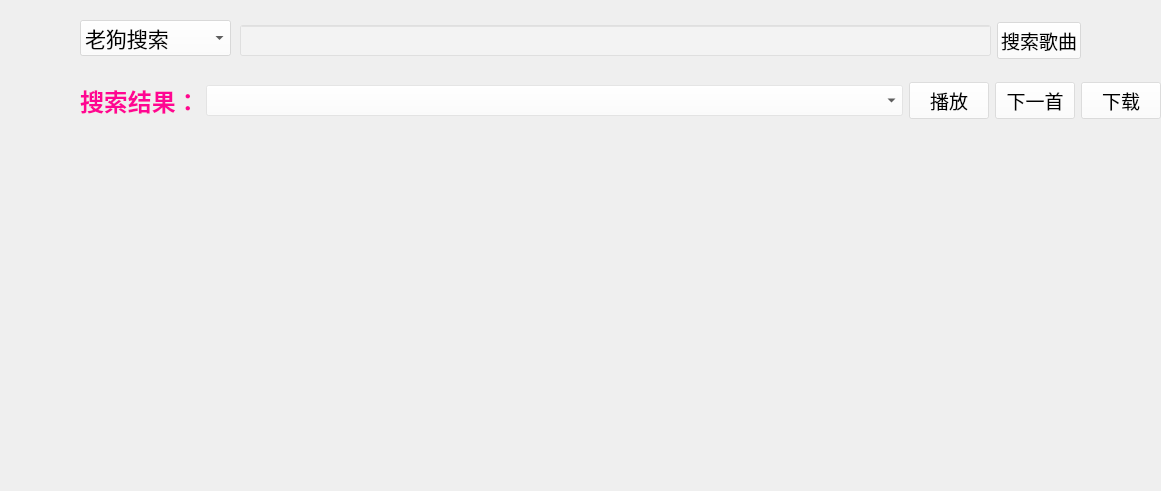
   <widget class="QWidget" name="Home" native="true">
    <property name="geometry">
     <rect>
      <x>50</x>
      <y>120</y>
      <width>1161</width>
      <height>491</height>
     </rect>
    </property>
    <widget class="QWidget" name="horizontalLayoutWidget_5">
     <property name="geometry">
      <rect>
       <x>240</x>
       <y>20</y>
       <width>841</width>
       <height>42</height>
      </rect>
     </property>
     <layout class="QHBoxLayout" name="horizontalLayout_5">
      <item>
       <widget class="QLineEdit" name="lineEdit">
        <property name="sizePolicy">
         <sizepolicy hsizetype="MinimumExpanding" vsizetype="Fixed">
          <horstretch>0</horstretch>
          <verstretch>0</verstretch>
         </sizepolicy>
        </property>
        <property name="font">
         <font>
          <family>Arial</family>
          <pointsize>14</pointsize>
         </font>
        </property>
        <property name="styleSheet">
         <string notr="true">background-color: rgba(255, 255, 255,70);</string>
        </property>
       </widget>
      </item>
      <item>
       <widget class="QPushButton" name="Sosuo">
        <property name="font">
         <font>
          <family>微软雅黑 Light</family>
          <pointsize>14</pointsize>
         </font>
        </property>
        <property name="styleSheet">
         <string notr="true">background-color: rgba(255, 255, 255, 120);</string>
        </property>
        <property name="text">
         <string>搜索歌曲</string>
        </property>
       </widget>
      </item>
     </layout>
    </widget>
    <widget class="QWidget" name="horizontalLayoutWidget_6">
     <property name="geometry">
      <rect>
       <x>80</x>
       <y>70</y>
       <width>1081</width>
       <height>61</height>
      </rect>
     </property>
     <layout class="QHBoxLayout" name="horizontalLayout_6">
      <item>
       <widget class="QLabel" name="label_7">
        <property name="font">
         <font>
          <family>微软雅黑</family>
          <pointsize>18</pointsize>
          <weight>75</weight>
          <bold>true</bold>
         </font>
        </property>
        <property name="styleSheet">
         <string notr="true">color: rgb(255, 5, 147);</string>
        </property>
        <property name="text">
         <string>搜索结果：</string>
        </property>
       </widget>
      </item>
      <item>
       <widget class="QComboBox" name="comboBox_3">
        <property name="sizePolicy">
         <sizepolicy hsizetype="MinimumExpanding" vsizetype="Fixed">
          <horstretch>0</horstretch>
          <verstretch>0</verstretch>
         </sizepolicy>
        </property>
        <property name="font">
         <font>
          <family>微软雅黑</family>
          <pointsize>12</pointsize>
          <weight>75</weight>
          <bold>true</bold>
         </font>
        </property>
        <property name="styleSheet">
         <string notr="true">background-color: rgba(255, 255, 255,70);
color: rgb(0, 0, 0);</string>
        </property>
       </widget>
      </item>
      <item>
       <widget class="QPushButton" name="play_h">
        <property name="sizePolicy">
         <sizepolicy hsizetype="Fixed" vsizetype="Fixed">
          <horstretch>0</horstretch>
          <verstretch>0</verstretch>
         </sizepolicy>
        </property>
        <property name="font">
         <font>
          <family>汉仪文黑-85W</family>
          <pointsize>14</pointsize>
         </font>
        </property>
        <property name="styleSheet">
         <string notr="true">background-color: rgba(255, 255, 255, 100);</string>
        </property>
        <property name="text">
         <string>播放</string>
        </property>
       </widget>
      </item>
      <item>
       <widget class="QPushButton" name="next_h">
        <property name="sizePolicy">
         <sizepolicy hsizetype="Fixed" vsizetype="Fixed">
          <horstretch>0</horstretch>
          <verstretch>0</verstretch>
         </sizepolicy>
        </property>
        <property name="font">
         <font>
          <family>汉仪文黑-85W</family>
          <pointsize>14</pointsize>
         </font>
        </property>
        <property name="styleSheet">
         <string notr="true">background-color: rgba(255, 255, 255, 100);</string>
        </property>
        <property name="text">
         <string>下一首</string>
        </property>
       </widget>
      </item>
      <item>
       <widget class="QPushButton" name="d_h">
        <property name="sizePolicy">
         <sizepolicy hsizetype="Fixed" vsizetype="Fixed">
          <horstretch>0</horstretch>
          <verstretch>0</verstretch>
         </sizepolicy>
        </property>
        <property name="font">
         <font>
          <family>汉仪文黑-85W</family>
          <pointsize>14</pointsize>
         </font>
        </property>
        <property name="styleSheet">
         <string notr="true">background-color: rgba(255, 255, 255, 100);</string>
        </property>
        <property name="text">
         <string>下载</string>
        </property>
       </widget>
      </item>
     </layout>
    </widget>
    <widget class="QComboBox" name="comboBox_4">
     <property name="geometry">
      <rect>
       <x>80</x>
       <y>20</y>
       <width>151</width>
       <height>36</height>
      </rect>
     </property>
     <property name="sizePolicy">
      <sizepolicy hsizetype="Preferred" vsizetype="Fixed">
       <horstretch>0</horstretch>
       <verstretch>0</verstretch>
      </sizepolicy>
     </property>
     <property name="font">
      <font>
       <family>Arial</family>
       <pointsize>16</pointsize>
      </font>
     </property>
     <property name="styleSheet">
      <string notr="true">background-color: rgba(255, 255, 255,120);</string>
     </property>
     <item>
      <property name="text">
       <string>老狗搜索</string>
      </property>
     </item>
     <item>
      <property name="text">
       <string>海涛搜索</string>
      </property>
     </item>
    </widget>
   </widget>
